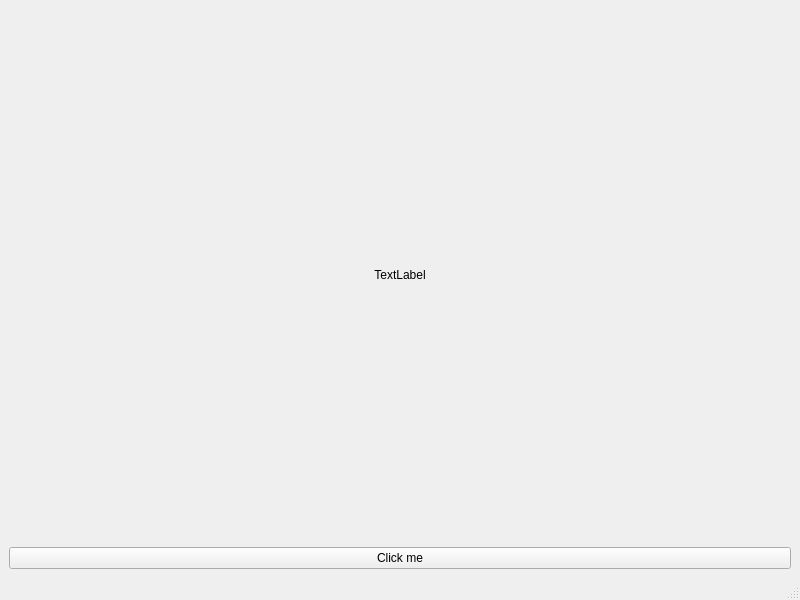
<?xml version="1.0" encoding="UTF-8"?>
<ui version="4.0">
 <class>MainWindow</class>
 <widget class="QMainWindow" name="MainWindow">
  <property name="geometry">
   <rect>
    <x>0</x>
    <y>0</y>
    <width>800</width>
    <height>600</height>
   </rect>
  </property>
  <property name="windowTitle">
   <string>MainWindow</string>
  </property>
  <widget class="QWidget" name="centralwidget">
   <layout class="QVBoxLayout" name="verticalLayout">
    <item>
     <widget class="QLabel" name="label">
      <property name="text">
       <string>TextLabel</string>
      </property>
      <property name="alignment">
       <set>Qt::AlignCenter</set>
      </property>
     </widget>
    </item>
    <item>
     <widget class="QPushButton" name="pushButton">
      <property name="text">
       <string>Click me</string>
      </property>
     </widget>
    </item>
   </layout>
  </widget>
  <widget class="QMenuBar" name="menubar">
   <property name="geometry">
    <rect>
     <x>0</x>
     <y>0</y>
     <width>800</width>
     <height>21</height>
    </rect>
   </property>
  </widget>
  <widget class="QStatusBar" name="statusbar"/>
 </widget>
 <resources/>
 <connections/>
</ui>
